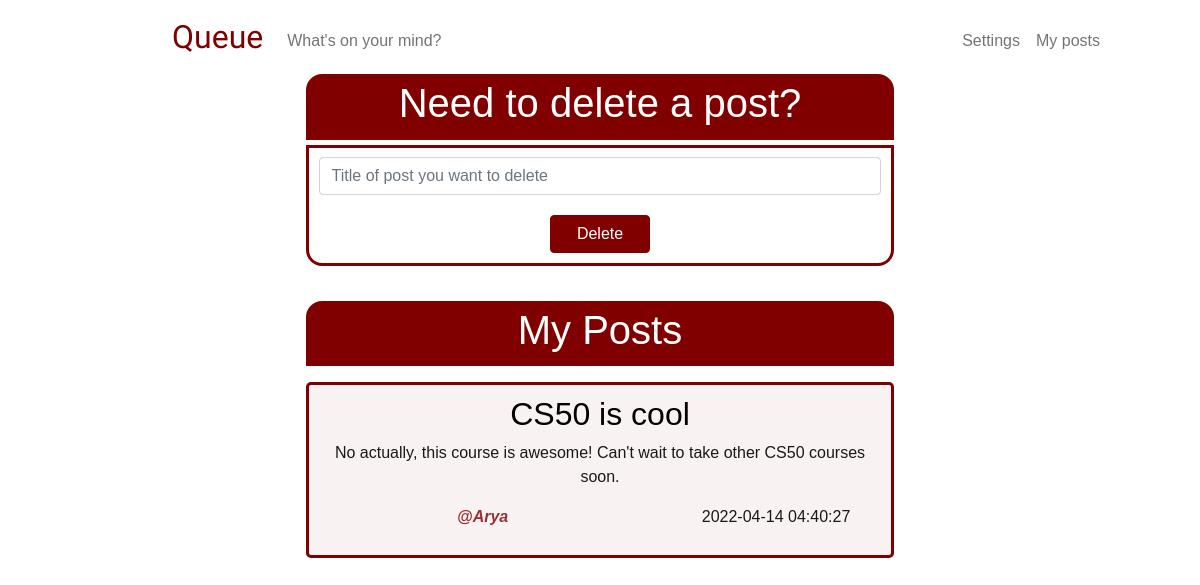
Screenshot of /my-posts (signed in) with the database file from the repository.
### tables this page shows
CREATE TABLE 'posts' ('id' INTEGER PRIMARY KEY NOT NULL, 'content' TEXT NOT NULL, 'time' DATETIME DEFAULT CURRENT_TIMESTAMP, title TEXT, 'user_id'  INTEGER NOT NULL  , 'username' TEXT);

### app.py (the view)
@app.route("/my-posts", methods=["GET", "POST"])
@login_required
def my_posts():
    if request.method == "POST":
        if not request.form.get("delete-title"):
            error_delete_title = "*Type in title of post you want to delete"
            user_posts = db.execute("SELECT * FROM posts WHERE user_id = ? ORDER BY time DESC ", session["user_id"])
            return render_template("my_posts.html", error_delete_title=error_delete_title, user_posts=user_posts)
        delete_title = request.form.get("delete-title")
        rows = db.execute("SELECT * FROM posts WHERE  title = ? AND user_id = ? ", delete_title, session["user_id"])
        if len(rows) == 0:
            error_invalid_title = "*You don't have a post with such title"
            user_posts = db.execute("SELECT * FROM posts WHERE user_id = ? ORDER BY time DESC ", session["user_id"])
            return render_template("my_posts.html", error_invalid_title=error_invalid_title, user_posts=user_posts)
        else:
            delete_title = request.form.get("delete-title")
            db.execute("DELETE FROM posts WHERE title = ? AND user_id = ? ", delete_title, session["user_id"])
            user_posts = db.execute("SELECT * FROM posts WHERE user_id = ? ORDER BY time DESC ", session["user_id"])
            return render_template("my_posts.html", user_posts=user_posts)
    else:
        user_posts = db.execute("SELECT * FROM posts WHERE user_id = ? ORDER BY time DESC ", session["user_id"])
        return render_template("my_posts.html",  user_posts=user_posts)

### app.py (called while the page is built)
def login_required(f):
    @wraps(f)
    def decorated_function(*args, **kwargs):
        if session.get("user_id") is None:
            return redirect("/login")
        return f(*args, **kwargs)
    return decorated_function

### templates/my_posts.html (shortened to what this page needs)
{% extends "layout.html" %}
{% block main %}
    <div class="users-post-header">
        <h1> Need to delete a post? </h1>
    </div>
    <div class="users-post-container">
        <form action="/my-posts" method="post">
            <div class="mb-3">
                <input class="form-control" id="delete-title" name="delete-title" placeholder="Title of post you want to delete" type="text" >
            </div>
            <button class="btn btn-primary main-button" id="delete-button" type="submit"> Delete </button>
        </form>
    </div>
    <div class="others-post-header">
        <h1> My Posts </h1>
    </div>
    <div>
        {% for user_post in user_posts %}
            <div class="others-post-container">
                <h2>{{ user_post["title"] }} </h2>
                <p>{{ user_post["content"] }} </p>
                <div class="row">
                    <div class="column left">
                        <p class="username"><strong> @{{ user_post["username"] }} </strong></p>
                    </div>
                    <div class="column right">
                        <p> {{ user_post["time"] }} </p>
                    </div>
                </div>
            </div>
        {% endfor %}
    </div>
{% endblock %}

### static/styles.css (style rules this page uses)
h1 { font-size: 40px; }
p { color:rgba(0, 0, 0, 0.9) ; }
* { font-family: Verdana, Geneva, Tahoma, sans-serif; }
.users-post-header { background-color: rgb(128, 0, 0); color: rgb(255, 255, 255); margin: 0 25% 0 25%; padding: 0.3rem; text-align: center; border-radius: 1rem 1rem 0 0; }
.users-post-container { background-color: rgba(255, 255, 255, 0.9); border: solid; border-width: 3px; border-color: rgb(128, 0, 0); color: rgb(128, 0, 0); margin: 5px 25% 20px 25%; padding: 0.6rem; text-align: center; border-radius: 0 0 1rem 1rem; }
.others-post-header { background-color: rgb(128, 0, 0); color: rgb(255, 255, 255); margin: 35px 25% 0 25%; padding: 0.3rem; text-align: center; border-radius: 1rem 1rem 0 0; }
.others-post-container { background-color: rgba(128, 0, 0, 0.05); border: solid; border-width: 3px; border-color: rgb(128, 0, 0); color: rgb(0, 0, 0); margin: 5px 25% 20px 25%; padding: 0.6rem; text-align: center; border-radius: 5px; }
.main-button, .main-button:hover { background-color: rgb(128, 0, 0); color: rgb(255, 255, 255); border-color: rgb(128, 0, 0); width:100px; font-size: 16px; }
.username { color:rgba(128, 0, 0, 0.8); font-style: italic; }
.row { display: flex !important; }
.column { float: left; }
.left { width: 60% !important; }
.right { width: 40% !important; }
input { margin-bottom: 20px !important; }

### rows the page displays
posts: title "CS50 is cool", content "No actually, this course is awesome! Can't wait to take other CS50 courses soon.", username "Arya", time "2022-04-14 04:40:27"
